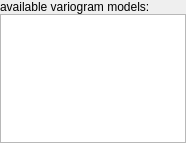
<?xml version="1.0" encoding="UTF-8"?>
<ui version="4.0">
 <class>VariogramModelList</class>
 <widget class="QWidget" name="VariogramModelList">
  <property name="geometry">
   <rect>
    <x>0</x>
    <y>0</y>
    <width>186</width>
    <height>143</height>
   </rect>
  </property>
  <property name="windowTitle">
   <string>Form</string>
  </property>
  <layout class="QVBoxLayout" name="verticalLayout">
   <property name="spacing">
    <number>0</number>
   </property>
   <property name="leftMargin">
    <number>0</number>
   </property>
   <property name="topMargin">
    <number>0</number>
   </property>
   <property name="rightMargin">
    <number>0</number>
   </property>
   <property name="bottomMargin">
    <number>0</number>
   </property>
   <item>
    <widget class="QLabel" name="label">
     <property name="text">
      <string>available variogram models:</string>
     </property>
    </widget>
   </item>
   <item>
    <widget class="QListWidget" name="lstVariogramModels"/>
   </item>
  </layout>
 </widget>
 <resources/>
 <connections>
  <connection>
   <sender>lstVariogramModels</sender>
   <signal>clicked(QModelIndex)</signal>
   <receiver>VariogramModelList</receiver>
   <slot>onVariogramSelection(QModelIndex)</slot>
   <hints>
    <hint type="sourcelabel">
     <x>125</x>
     <y>70</y>
    </hint>
    <hint type="destinationlabel">
     <x>187</x>
     <y>88</y>
    </hint>
   </hints>
  </connection>
 </connections>
 <slots>
  <slot>onVariogramSelection(QModelIndex)</slot>
 </slots>
</ui>
